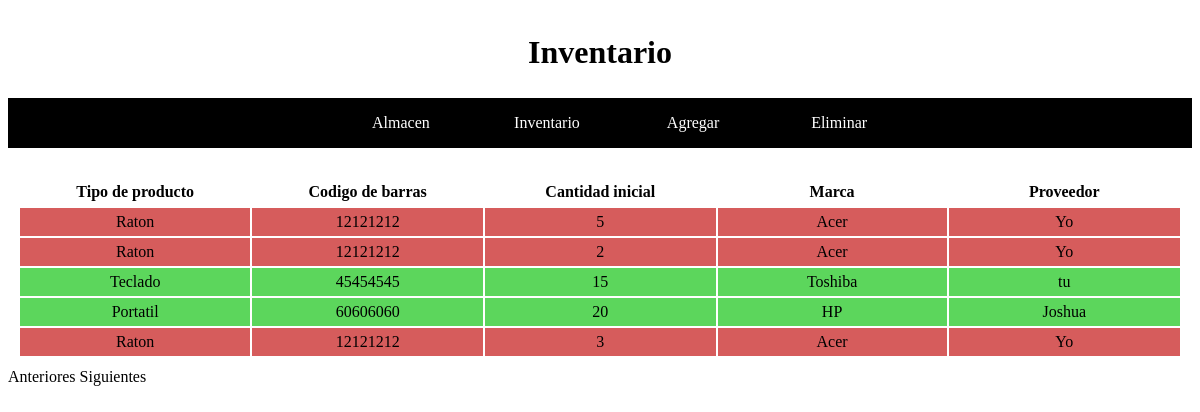
The app's page /inventario.php with its own data.
### tables this page shows
CREATE TABLE "Almacen" (
	"TipoDeProducto"	varchar(35),
	"CodigoDeBarras"	varchar(25) NOT NULL,
	"CantidadInicial"	INTEGER NOT NULL DEFAULT '1',
	"Marca"	TEXT,
	"Proveedor"	TEXT
);

### inventario.php (the view, shortened to what this page needs)
<?php
    if (isset($_REQUEST['pos']))
        $inicio=$_REQUEST['pos'];
    else
        $inicio=0;
?>
<!DOCTYPE html>
<html>
<head>
    <link rel="stylesheet" href="./estilo.css">
</head>
<body>
<header><h1 style={position:relative}>Inventario</h1></header>
<nav>
    <ul>
        <li><a href="./almacen.php"> Almacen </a></li>
        <li><a href="./inventario.php"> Inventario </a></li>
        <li><a href="./insertar.php"> Agregar </a></li>
        <li><a href="./eliminar.php"> Eliminar </a></li>
    </ul>
</nav>
<?php
    $bd = new MiBD();
    $resultado = $bd->query("SELECT * FROM Almacen limit $inicio,25");
    echo "<table>";
    echo "<tr>";
    echo "<th> Tipo de producto </th>";
    echo "<th> Codigo de barras </th>";
    echo "<th> Cantidad inicial </th>";
    echo "<th> Marca </th>";
    echo "<th> Proveedor </th>";
    echo "</tr>";
    echo "<br>";
    $impresos=0;
    while ($row = $resultado->fetchArray()) {
        $impresos++;
        $CantidadActual = $bd->query("SELECT CantidadActual FROM Recordar WHERE CodigoDeBarras='$row[1]'");
        $CantidadActual2 = $CantidadActual-> fetchArray();
        $CantidadAviso = $bd->query("SELECT RecordarCant FROM Recordar WHERE CodigoDeBarras='$row[1]'");
        $CantidadAviso2 =  $CantidadAviso -> fetchArray();
        if ($CantidadActual2[0] < $CantidadAviso2[0]){
            echo "<tr class='CantRojo'>";
        }
        else{
            echo "<tr class='CantVerde'>";
        }
        echo "<td> $row[0] </td>";
        echo "<td> $row[1] </td>";
        echo "<td> $row[2] </td>";
        echo "<td> $row[3] </td>";
        echo "<td> $row[4] </td>";
        echo "</tr>";
    }
    echo "</table>";
    if ($inicio==0)
        echo "Anteriores ";
    else
    {
        $anterior=$inicio-25;
        echo "<a href=\"inventario.php?pos=$anterior\">Anteriores </a>";
    }
    if($impresos==25)
    {
        $proximo=$inicio+25;
        echo "<a href=\"inventario.php?pos=$proximo\">Siguientes</a>";
    }
    else
        echo "Siguientes";
?>
</body>
</html>

### estilo.css (style rules this page uses)
header { position:relative; margin:auto; text-align:center; padding:5px; }
nav { position:relative; margin:auto; width:100%; height:auto; background:black; }
nav ul { position:relative; margin:auto; width:50%; text-align: center; }
nav ul li { display:inline-block; width:24%; line-height:50px; list-style: none; }
nav ul li a { color:white; text-decoration: none; }
table { position: relative; margin: auto; text-align: center; padding: 10px; }
th, td { padding: 5px; width: 240px; }
.CantRojo { background-color: hsl(0, 60%, 60%); }
.CantVerde { background-color: hsl(120, 60%, 60%); }

### records on screen
almacen: TipoDeProducto "Raton", CodigoDeBarras "12121212", CantidadInicial "5", Marca "Acer", Proveedor "Yo"
almacen: TipoDeProducto "Raton", CodigoDeBarras "12121212", CantidadInicial "2", Marca "Acer", Proveedor "Yo"
almacen: TipoDeProducto "Teclado", CodigoDeBarras "45454545", CantidadInicial "15", Marca "Toshiba", Proveedor "tu"
almacen: TipoDeProducto "Portatil", CodigoDeBarras "60606060", CantidadInicial "20", Marca "HP", Proveedor "Joshua"
almacen: TipoDeProducto "Raton", CodigoDeBarras "12121212", CantidadInicial "3", Marca "Acer", Proveedor "Yo"
